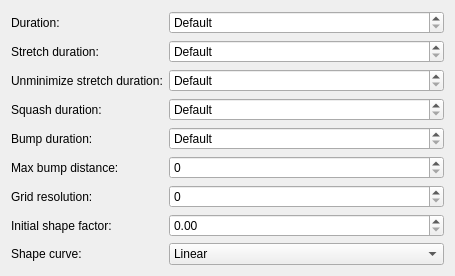
<?xml version="1.0" encoding="UTF-8"?>
<ui version="4.0">
 <class>PearosMagicLampEffectKCM</class>
 <widget class="QWidget" name="PearosMagicLampEffectKCM">
  <property name="geometry">
   <rect>
    <x>0</x>
    <y>0</y>
    <width>455</width>
    <height>215</height>
   </rect>
  </property>
  <layout class="QFormLayout" name="formLayout">
   <item row="0" column="0">
    <widget class="QLabel" name="label_Duration">
     <property name="text">
      <string>Duration:</string>
     </property>
    </widget>
   </item>
   <item row="0" column="1">
    <widget class="QSpinBox" name="kcfg_Duration">
     <property name="sizePolicy">
      <sizepolicy hsizetype="Expanding" vsizetype="Fixed">
       <horstretch>0</horstretch>
       <verstretch>0</verstretch>
      </sizepolicy>
     </property>
     <property name="specialValueText">
      <string>Default</string>
     </property>
     <property name="suffix">
      <string> milliseconds</string>
     </property>
     <property name="maximum">
      <number>9999</number>
     </property>
     <property name="singleStep">
      <number>5</number>
     </property>
    </widget>
   </item>
   <item row="4" column="0">
    <widget class="QLabel" name="label_BumpDuration">
     <property name="text">
      <string>Bump duration:</string>
     </property>
    </widget>
   </item>
   <item row="4" column="1">
    <widget class="QSpinBox" name="kcfg_BumpDuration">
     <property name="sizePolicy">
      <sizepolicy hsizetype="Expanding" vsizetype="Fixed">
       <horstretch>0</horstretch>
       <verstretch>0</verstretch>
      </sizepolicy>
     </property>
     <property name="specialValueText">
      <string>Default</string>
     </property>
     <property name="suffix">
      <string> milliseconds</string>
     </property>
     <property name="maximum">
      <number>9999</number>
     </property>
     <property name="singleStep">
      <number>5</number>
     </property>
    </widget>
   </item>
   <item row="1" column="0">
    <widget class="QLabel" name="label_StretchDuration">
     <property name="text">
      <string>Stretch duration:</string>
     </property>
    </widget>
   </item>
   <item row="1" column="1">
    <widget class="QSpinBox" name="kcfg_StretchDuration">
     <property name="sizePolicy">
      <sizepolicy hsizetype="Expanding" vsizetype="Fixed">
       <horstretch>0</horstretch>
       <verstretch>0</verstretch>
      </sizepolicy>
     </property>
     <property name="specialValueText">
      <string>Default</string>
     </property>
     <property name="suffix">
      <string> milliseconds</string>
     </property>
     <property name="maximum">
      <number>9999</number>
     </property>
     <property name="singleStep">
      <number>5</number>
     </property>
    </widget>
   </item>
   <item row="2" column="0">
    <widget class="QLabel" name="label_UnminimizeStretchDuration">
     <property name="text">
      <string>Unminimize stretch duration:</string>
     </property>
    </widget>
   </item>
   <item row="2" column="1">
    <widget class="QSpinBox" name="kcfg_UnminimizeStretchDuration">
     <property name="sizePolicy">
      <sizepolicy hsizetype="Expanding" vsizetype="Fixed">
       <horstretch>0</horstretch>
       <verstretch>0</verstretch>
      </sizepolicy>
     </property>
     <property name="specialValueText">
      <string>Default</string>
     </property>
     <property name="suffix">
      <string> milliseconds</string>
     </property>
     <property name="maximum">
      <number>9999</number>
     </property>
     <property name="singleStep">
      <number>5</number>
     </property>
    </widget>
   </item>
   <item row="3" column="0">
    <widget class="QLabel" name="label_SquashDuration">
     <property name="text">
      <string>Squash duration:</string>
     </property>
    </widget>
   </item>
   <item row="3" column="1">
    <widget class="QSpinBox" name="kcfg_SquashDuration">
     <property name="sizePolicy">
      <sizepolicy hsizetype="Expanding" vsizetype="Fixed">
       <horstretch>0</horstretch>
       <verstretch>0</verstretch>
      </sizepolicy>
     </property>
     <property name="specialValueText">
      <string>Default</string>
     </property>
     <property name="suffix">
      <string> milliseconds</string>
     </property>
     <property name="maximum">
      <number>9999</number>
     </property>
     <property name="singleStep">
      <number>5</number>
     </property>
    </widget>
   </item>
   <item row="5" column="0">
    <widget class="QLabel" name="label_MaxBumpDistance">
     <property name="text">
      <string>Max bump distance:</string>
     </property>
    </widget>
   </item>
   <item row="5" column="1">
    <widget class="QSpinBox" name="kcfg_MaxBumpDistance">
     <property name="sizePolicy">
      <sizepolicy hsizetype="Expanding" vsizetype="Fixed">
       <horstretch>0</horstretch>
       <verstretch>0</verstretch>
      </sizepolicy>
     </property>
    </widget>
   </item>
   <item row="6" column="0">
    <widget class="QLabel" name="label_GridResolution">
     <property name="text">
      <string>Grid resolution:</string>
     </property>
    </widget>
   </item>
   <item row="6" column="1">
    <widget class="QSpinBox" name="kcfg_GridResolution">
     <property name="sizePolicy">
      <sizepolicy hsizetype="Expanding" vsizetype="Fixed">
       <horstretch>0</horstretch>
       <verstretch>0</verstretch>
      </sizepolicy>
     </property>
    </widget>
   </item>
   <item row="7" column="0">
    <widget class="QLabel" name="label_InitialShapeFactor">
     <property name="text">
      <string>Initial shape factor:</string>
     </property>
    </widget>
   </item>
   <item row="7" column="1">
    <widget class="QDoubleSpinBox" name="kcfg_InitialShapeFactor">
     <property name="sizePolicy">
      <sizepolicy hsizetype="Expanding" vsizetype="Fixed">
       <horstretch>0</horstretch>
       <verstretch>0</verstretch>
      </sizepolicy>
     </property>
     <property name="maximum">
      <double>1.000000000000000</double>
     </property>
     <property name="singleStep">
      <double>0.050000000000000</double>
     </property>
    </widget>
   </item>
   <item row="8" column="0">
    <widget class="QLabel" name="label_ShapeCurve">
     <property name="text">
      <string>Shape curve:</string>
     </property>
    </widget>
   </item>
   <item row="8" column="1">
    <widget class="QComboBox" name="kcfg_ShapeCurve">
     <property name="sizePolicy">
      <sizepolicy hsizetype="Expanding" vsizetype="Fixed">
       <horstretch>0</horstretch>
       <verstretch>0</verstretch>
      </sizepolicy>
     </property>
     <item>
      <property name="text">
       <string>Linear</string>
      </property>
     </item>
     <item>
      <property name="text">
       <string>Quad</string>
      </property>
     </item>
     <item>
      <property name="text">
       <string>Cubic</string>
      </property>
     </item>
     <item>
      <property name="text">
       <string>Quart</string>
      </property>
     </item>
     <item>
      <property name="text">
       <string>Quint</string>
      </property>
     </item>
     <item>
      <property name="text">
       <string>Sine</string>
      </property>
     </item>
     <item>
      <property name="text">
       <string>Circ</string>
      </property>
     </item>
     <item>
      <property name="text">
       <string>Bounce</string>
      </property>
     </item>
     <item>
      <property name="text">
       <string>Bezier</string>
      </property>
     </item>
    </widget>
   </item>
  </layout>
 </widget>
 <resources/>
 <connections/>
</ui>
